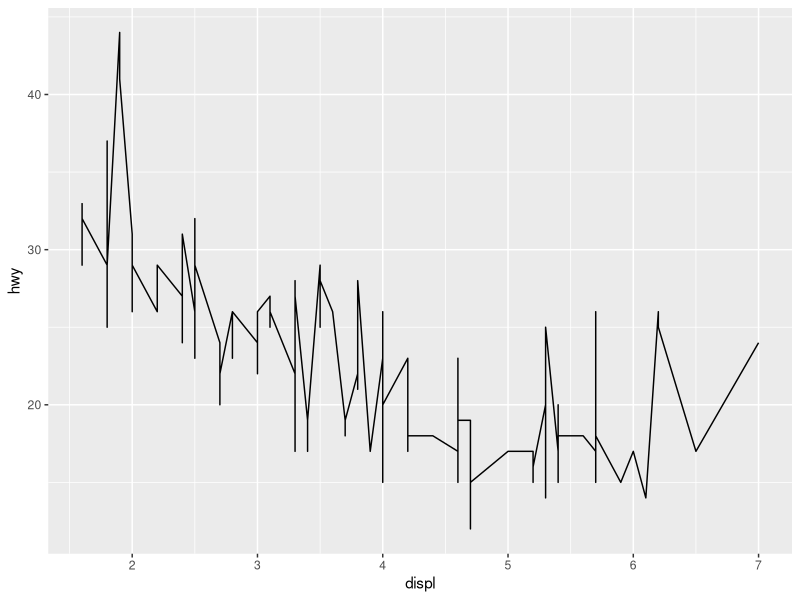
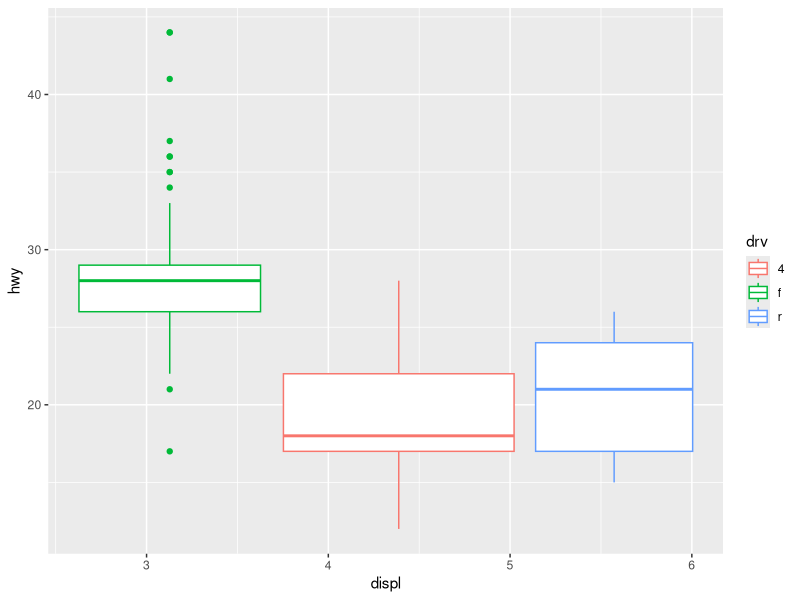

These charts were generated, in order, by the following R code: (Note: this script raises an error after producing the figures.)
## ---- chunk 1
library(tidyverse)
## ---- chunk 2
ggplot(data = mpg)+
  geom_line(mapping=aes(x=displ,y=hwy))
  
## ---- chunk 3
ggplot(data = mpg)+
  geom_boxplot(mapping=aes(x=displ,y=hwy,color=drv))
  
## ---- chunk 4
ggplot(data = mpg)+
  geom_histogram()
  
## ---- chunk 5
ggplot(data = mpg)+
  geom_area(mapping=aes(x=displ,y=hwy))
  
## ---- chunk 6
ggplot(data = mpg, mapping = aes(x = displ, y = hwy, color = drv)) + 
  geom_point() + 
  geom_smooth(se = FALSE)
## ---- chunk 7
ggplot(data = mpg) +
  geom_smooth(
    mapping = aes(x = displ, y = hwy, color = drv),
    show.legend = FALSE
  )
## ---- chunk 8
ggplot(data = mpg, mapping = aes(x = displ, y = hwy, color = drv)) + 
  geom_point() + 
  geom_smooth(se = FALSE)
## ---- chunk 9
ggplot(data = mpg, mapping = aes(x = displ, y = hwy, color = drv)) + 
  geom_point() + 
  geom_smooth(se = TRUE)
## ---- chunk 10
ggplot(data = mpg, mapping = aes(x = displ, y = hwy)) + 
  geom_point() + 
  geom_smooth()
## ---- chunk 11
ggplot(data = mpg, mapping = aes(x = displ, y = hwy)) + 
  geom_point(mapping = aes(size=class),show.legend = FALSE) + 
  geom_smooth(se=FALSE)
## ---- chunk 12
ggplot(data = mpg, mapping = aes(x = displ, y = hwy)) + 
  geom_point(mapping = aes(size=class),show.legend = FALSE) + 
  geom_smooth(mapping = aes(group=drv),se=FALSE)
## ---- chunk 13
ggplot(data = mpg, mapping = aes(x = displ, y = hwy)) + 
  geom_point(mapping = aes(color=drv,size=class),show.legend = TRUE) + 
  geom_smooth(mapping = aes(color=drv),show.legend = TRUE,se=FALSE)
## ---- chunk 14
ggplot(data = mpg, mapping = aes(x = displ, y = hwy)) + 
  geom_point(mapping = aes(color=drv,size=class),show.legend = TRUE) + 
  geom_smooth(show.legend = FALSE,se=FALSE)
## ---- chunk 15
ggplot(data = mpg, mapping = aes(x = displ, y = hwy)) + 
  geom_point(mapping = aes(color=drv,size=class),show.legend = TRUE) + 
  geom_smooth(mapping = aes(linetype=drv),show.legend = TRUE,se=FALSE)
## ---- chunk 16
ggplot(data = mpg, mapping = aes(x = displ, y = hwy,size=class)) + 
  geom_point(mapping = aes(color=drv),show.legend = TRUE) 
 
